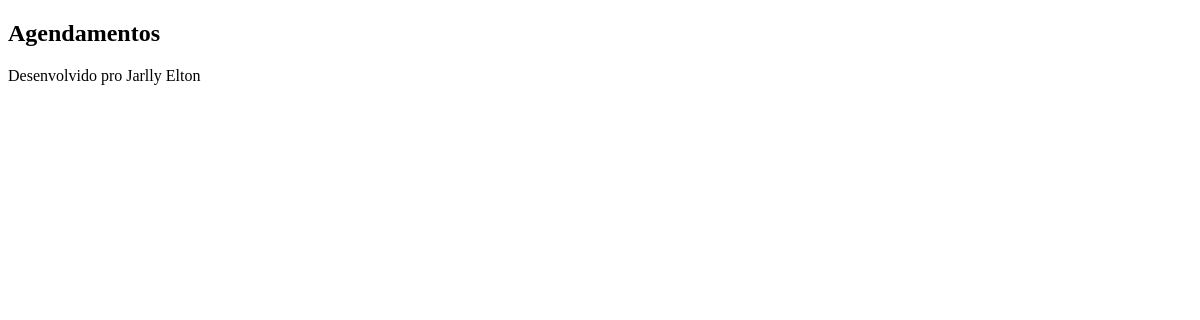
/agenda/, run on an earlier commit of the app's database.
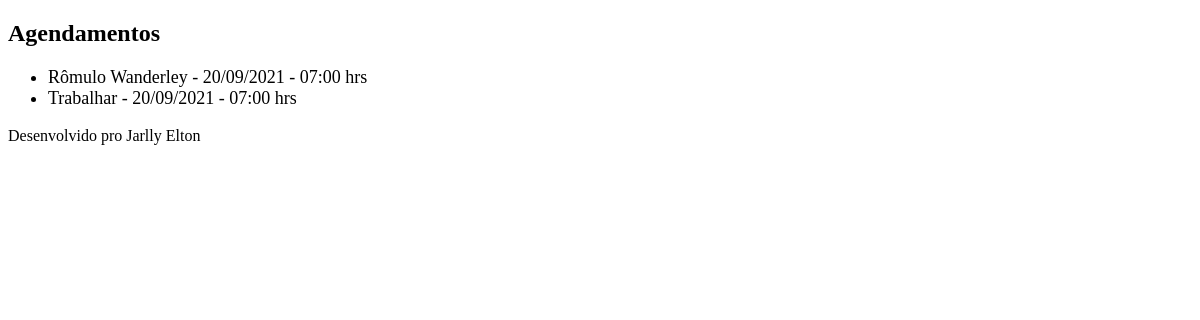
And on a later commit of the database.
### core/models.py (models this page shows, shortened)
class Evento(models.Model):
    titulo = models.CharField(max_length=100)
    descricao = models.TextField(blank=True, null=True)
    data_evento = models.DateTimeField(verbose_name='Data do Evento')
    data_criacao = models.DateTimeField(verbose_name='Data de Criação', auto_now=True)
    usuario = models.ForeignKey(User, on_delete=models.CASCADE)
    class Meta:
        db_table = 'evento'
    def get_data_evento(self):
        return self.data_evento.strftime('%d/%m/%Y - %H:%M hrs')

### core/views.py (the view)
# urls.py: path('agenda/', views.lista_eventos),
def lista_eventos(request):
    evento = Evento.objects.all()
    dados = {'eventos':evento}
    return render(request, 'agenda.html', dados)

### templates/agenda.html
{% extends "model-page.html" %}
{% block content %}
    <h2>Agendamentos</h2>
    <ul style="font-size: 18px">
        {% for evento in eventos %}
            <li>{{evento.titulo}} - {{evento.get_data_evento}} </li>
        {% endfor %}
    </ul>
{% endblock%}

### templates/model-page.html (shortened to what this page needs)
<!DOCTYPE html>
<html lang="en">
<head>
</head>
<body>
    {% block content %}  {% endblock %}
    {% include "model-footer.html" %}
</body>
</html>

### templates/model-footer.html
<p> Desenvolvido pro Jarlly Elton</p>

What changed in the data, as far as the page shows it:
added Evento: titulo "Rômulo Wanderley", get_data_evento "20/09/2021 - 07:00 hrs"
added Evento: titulo "Trabalhar", get_data_evento "20/09/2021 - 07:00 hrs"
